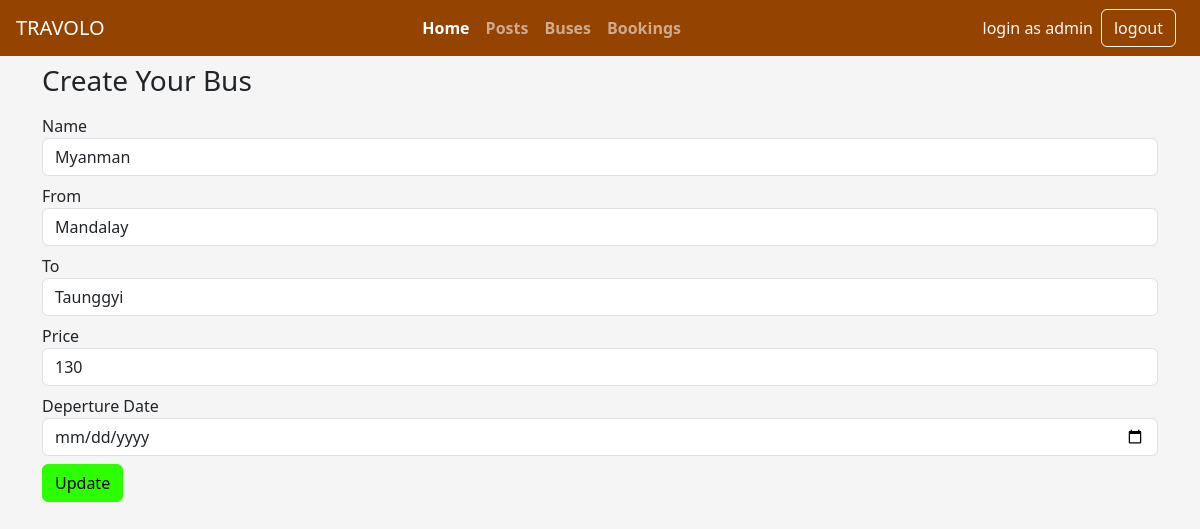
/buses/1/update (signed in), run on the app's committed database.
### buses/models.py (models this page shows)
class Bus(models.Model):
    name = models.CharField(max_length=20)
    start_point = models.CharField(max_length=20,choices=POINT)
    end_point = models.CharField(max_length=20,choices=POINT)
    price = models.IntegerField()
    deperture_date = models.DateField(default=date.today)

### buses/views.py (the view, shortened to what this page needs)
# urls.py: path('<int:bus_id>/update',busesupdate,name="busupdate"),
@permission_required('buses.change_buses',login_url='error')
def busesupdate(request,bus_id):
    bus = Bus.objects.get(id=bus_id)
    return render(request,'busupdate.html',{"points":POINT,"bus":bus})

### buses/templates/busupdate.html (shortened to what this page needs)
{% extends 'base2.html'%}
{% block content %}
<div class="container mt-2">
<h3>Create Your Bus</h3>
<form action="{% url 'busupdate' bus.id%}" method="post" class="mt-3">
    <div class="mb-2">
        <label>Name</label>
        <input type="text" name="bus_name" value="{{bus.name}}" class="form-control"/>
    </div>
    <div class="mb-2">
        <label>From</label>
        <select name="start_point" id="bus-start-point" class="form-control">
            {% for k,v in points%}
            {% if k == bus.start_point %}
            <option value="{{k}}" selected>{{v}}</option>
            {% else %}
            <option value="{{k}}">{{v}}</option>
            {% endif %}
            {% endfor %}
        </select>
    </div>
    <div class="mb-2">
        <label>To</label>
        <select name="end_point" id="bus-end-point" class="form-control">
            {% for k,v in points%}
            {% if k == bus.end_point %}
            <option value="{{k}}" selected>{{v}}</option>
            {% else %}
            <option value="{{k}}">{{v}}</option>
            {% endif %}
            {% endfor %}
        </select>
    </div>
    <div class="mb-2">
        <label>Price</label>
        <input type="number" name="price" value="{{bus.price}}" class="form-control"/>
    </div>
    <div class="mb-2">
        <label>Deperture Date</label>
        <input type="date" name="deperture_date" value="{{bus.deperture_date}}" class="form-control" pattern="YYYY-mm-dd">
    </div>
    <input type="submit" value="Update" class="btn btn-success">
</form>
</div>
{% endblock %}

### templates/nav.html (shortened to what this page needs)
<nav class="navbar navbar-expand-lg px-3 navbar-dark bg-primary">
    <div class="d-flex flex-row justify-content-between align-items-center w-100">
        <div>
            <a class="navbar-brand" href="#">TRAVOLO</a>
        </div>
        <ul class="navbar-nav d-none d-lg-flex">
          <li class="nav-item">
            <a class="nav-link active fw-bold" aria-current="page" href="{% url 'home' %}">Home</a>
          </li>
          <li class="nav-item">
            <a class="nav-link fw-bold" href="{% url 'postlist' %}">Posts</a>
          </li>
          <li class="nav-item">
            <a class="nav-link fw-bold" href="{% url 'buseslist' %}">Buses</a>
          </li>
          <li class="nav-item">
            <a class="nav-link fw-bold" href="{% url 'bookinglists' %}">Bookings</a>
          </li>
        </ul>
        {% if user.is_authenticated %}
        <div class="d-flex flex-row justify-content-start align-items-center">
          <p class="text-light mb-0 me-2">login as {{user.username}}</p>
          <a href="{% url 'logout' %}" class="btn btn-outline-light me-2">logout</a>
        </div>
      {% endif %}
    </div>
  </nav>

### data on the page
Bus: bus_name "Myanman", start_point "Mandalay", end_point "Taunggyi", price "130"

### other printed values
{{ user.username }} "admin"
